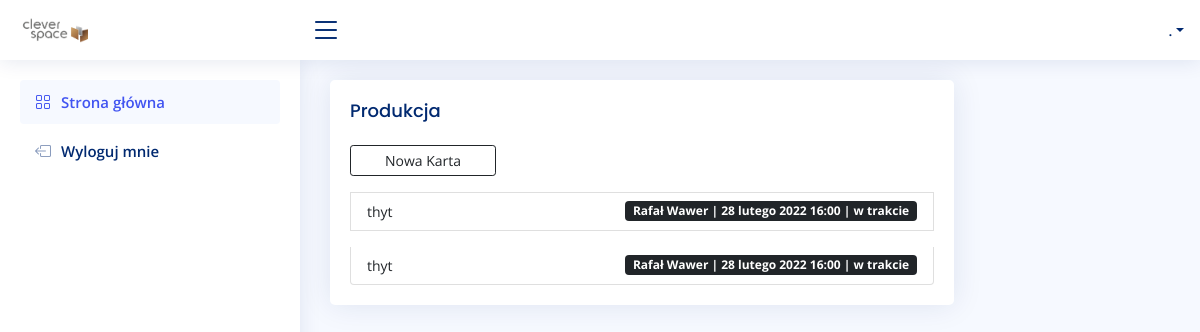
The app's page /production/ with its own data.
### production/models.py (models this page shows, shortened)
class Production(models.Model):
    PREPARATION = 0
    DONE = 1
    STATUS = (
        (PREPARATION, 'w trakcie'),
        (DONE, 'zakończone'),
    )
    user = models.ForeignKey(settings.AUTH_USER_MODEL, on_delete=models.CASCADE)
    order = models.CharField(max_length=255)
    date = models.DateTimeField(auto_now_add=True)
    status = models.SmallIntegerField(choices=STATUS, default=PREPARATION)

### account/models.py (models this page shows, shortened)
class UserBase(AbstractBaseUser, PermissionsMixin):
    email = models.EmailField(unique=True)
    first_name = models.CharField(max_length=150, blank=True)
    last_name = models.CharField(max_length=150, blank=True)
    phone_number = models.CharField(max_length=15, blank=True)
    postcode = models.CharField(max_length=12, blank=True)
    address_line_1 = models.CharField(max_length=150, blank=True)
    address_line_2 = models.CharField(max_length=150, blank=True)
    town_city = models.CharField(max_length=150, blank=True)
    is_active = models.BooleanField(default=True)
    is_staff = models.BooleanField(default=False)
    created = models.DateTimeField(auto_now_add=True)
    updated = models.DateTimeField(auto_now=True)
    objects = CustomAccountManager()
    USERNAME_FIELD = 'email'
    REQUIRED_FIELDS = ['first_name', 'last_name']
    class Meta:
        verbose_name = "Konto"
        verbose_name_plural = "Konta"

### production/views.py (the view)
# urls.py: path('', views.ProductionHome, name='home-production'),
def ProductionHome(request):
    productions = Production.objects.all().order_by('-date')
    ctx = {'productions': productions, }
    return render(request, 'production/home.html', ctx)

### production/templates/production/home.html (shortened to what this page needs)
{% extends 'main.html' %}
{% load static %}
{% block content %}
<div class="row">
<div class="col-sm-9">
    <div class="card recent-sales">
      <div class="card-body">
        <h5 class="card-title">Produkcja</h5>
        <ul class="list-group list-sm gap-3">
          <a href="{% url 'create-production' %}"><button type="button" class="btn btn-outline-dark col-sm-3 btn-sm">Nowa Karta</button></a>
          {% for production in productions %}
          <li class="list-group-item d-flex justify-content-between align-items-center">
            <small><a href="{% url 'detail-production' production.id %} " class="link-dark">{{ production.order }}</a></small>
            <span class="badge {% if production.status == 1 %} bg-success  {% elif production.status == 0 %} bg-dark  {% endif %} ">
             {{ production.user.first_name }} {{ production.user.last_name }} | {{ production.date }} | {{ production.get_status_display}}</span>
          </li>
          {% endfor %}
        </ul>
      </div>
    </div>
  </div>
</div>
{% endblock %}

### static/assets/css/style.css (style rules this page uses)
:root { scroll-behavior: smooth; }
body { font-family: "Open Sans", sans-serif; background: #f6f9ff; color: #444444; }
a { color: #4154f1; text-decoration: none; }
h1, h2, h3, h4, h5, h6 { font-family: "Nunito", sans-serif; }
.card { margin-bottom: 30px; border: none; border-radius: 5px; box-shadow: 0px 0 30px rgba(1, 41, 112, 0.1); overflow: hidden; }
.card-title { padding: 20px 0 15px 0; font-size: 18px; font-weight: 500; color: #012970; font-family: "Poppins", sans-serif; }
.card-body { padding: 0 20px 20px 20px; }

### records on screen
Production: order "thyt", user.first_name "Rafał", user.last_name "Wawer", date "28 lutego 2022 16:00", status "w trakcie"
Production: order "thyt", user.first_name "Rafał", user.last_name "Wawer", date "28 lutego 2022 16:00", status "w trakcie"
